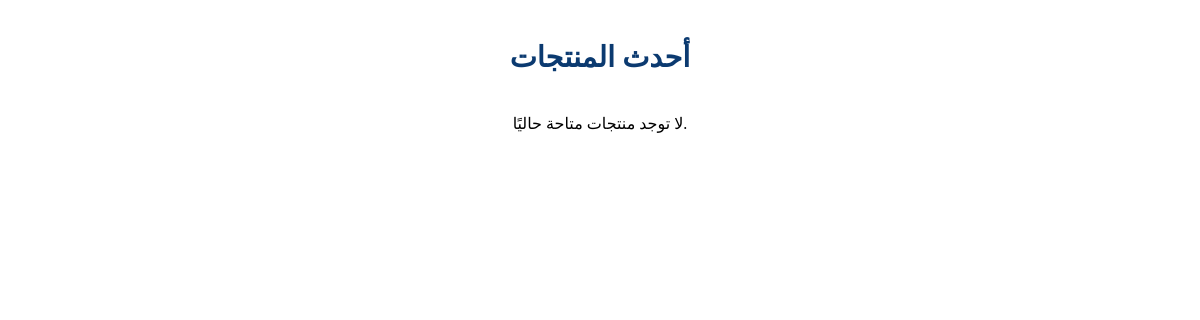
The app's page /catalog/products/, older data.
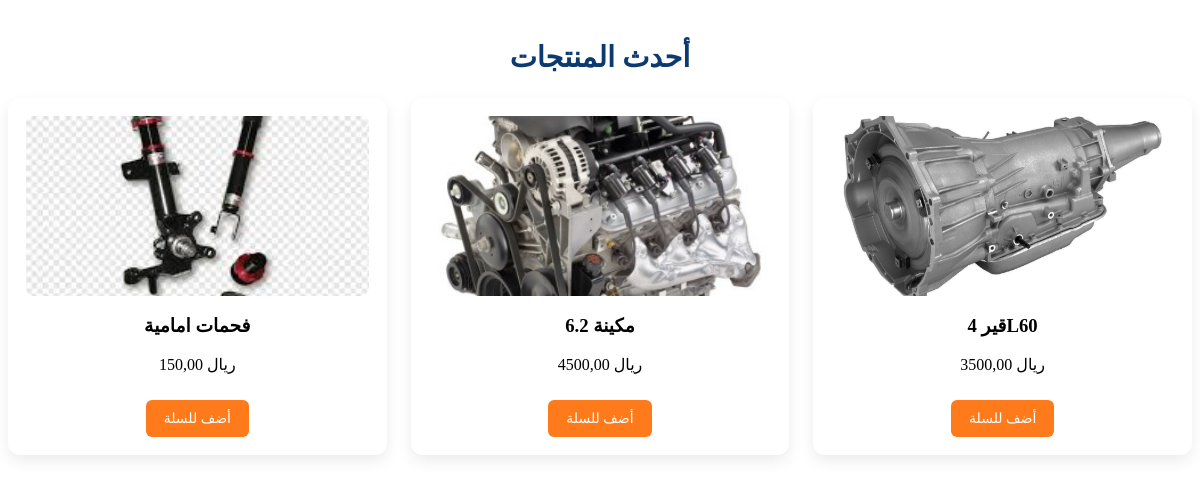
The same page, newer data.
### catalog/models.py (models this page shows, shortened)
class Product(models.Model):
    name = models.CharField(max_length=200, verbose_name="اسم المنتج")
    slug = models.SlugField(unique=True, verbose_name="الرابط (Slug)")
    description = models.TextField(blank=True, verbose_name="وصف المنتج")
    category = models.ForeignKey(
        Category,
        on_delete=models.SET_NULL,
        null=True,
        related_name='products',
        verbose_name="التصنيف"
    )
    brand = models.ForeignKey(
        Brand,
        on_delete=models.SET_NULL,
        null=True,
        blank=True,
        related_name='products',
        verbose_name="العلامة التجارية"
    )
    price = models.DecimalField(max_digits=10, decimal_places=2, verbose_name="السعر")
    stock = models.PositiveIntegerField(default=0, verbose_name="المخزون")
    image = models.ImageField(upload_to='products/%Y/%m/%d/', null=True, blank=True,
                              verbose_name="صورة المنتج")  # ✅ تمت الإضافة هنا
    is_active = models.BooleanField(default=True, verbose_name="فعال")
    created_at = models.DateTimeField(auto_now_add=True, verbose_name="تاريخ الإضافة")
    class Meta:
        verbose_name = "منتج"
        verbose_name_plural = "المنتجات"

### catalog/views.py (the view)
# urls.py: path('products/', product_list_view, name='product_list'),
def product_list_view(request):
    products = Product.objects.filter(is_active=True).select_related('category', 'brand')
    return render(request, 'catalog-templates/product_list.html', {'products': products})

### templates/catalog-templates/product_list.html (shortened to what this page needs)
{% load static %}
<div class="products-section">
  <h2 class="section-title">أحدث المنتجات</h2>
  <div class="product-grid">
    {% for product in products %}
      <div class="product-card" onclick="viewProduct('{{ product.slug }}')">
        <img src="{{ product.image.url|default_if_none:'/static/img/no-image.jpg' }}" alt="{{ product.name }}">
        <h3>{{ product.name }}</h3>
        <p>{{ product.price }} ريال</p>
        <a href="{% url 'sales:add_to_cart' product.id %}" class="btn-add-to-cart" onclick="event.stopPropagation();">
          أضف للسلة
        </a>
      </div>
    {% empty %}
      <p style="text-align:center;">لا توجد منتجات متاحة حاليًا.</p>
    {% endfor %}
  </div>
</div>

### templates/catalog-templates/product_list.html (style rules this page uses)
.products-section { margin-top: 40px; text-align: center; }
.section-title { font-size: 1.8rem; margin-bottom: 24px; color: var(--blue-dark, #0b3a70); }
.product-grid { display: grid; grid-template-columns: repeat(auto-fit, minmax(240px, 1fr)); gap: 24px; }
.product-card { background: white; padding: 18px; border-radius: 12px; box-shadow: 0 6px 15px rgba(0, 0, 0, 0.08); transition: transform .2s ease; cursor: pointer; }
.product-card img { border-radius: 8px; width: 100%; height: 180px; object-fit: cover; }
.btn-add-to-cart { display: inline-block; background: var(--orange, #ff7a1a); color: #fff; padding: 10px 18px; border-radius: 6px; text-decoration: none; font-size: 14px; margin-top: 10px; }

Row changes from the older to the newer data that the page shows:
added Product: image (picture), name "فحمات امامية", price "150,00"
added Product: image (picture), name "مكينة 6.2", price "4500,00"
added Product: image (picture), name "قير 4L60", price "3500,00"
Text that changed along with them:
text no longer shown: "لا توجد منتجات متاحة حاليًا."
